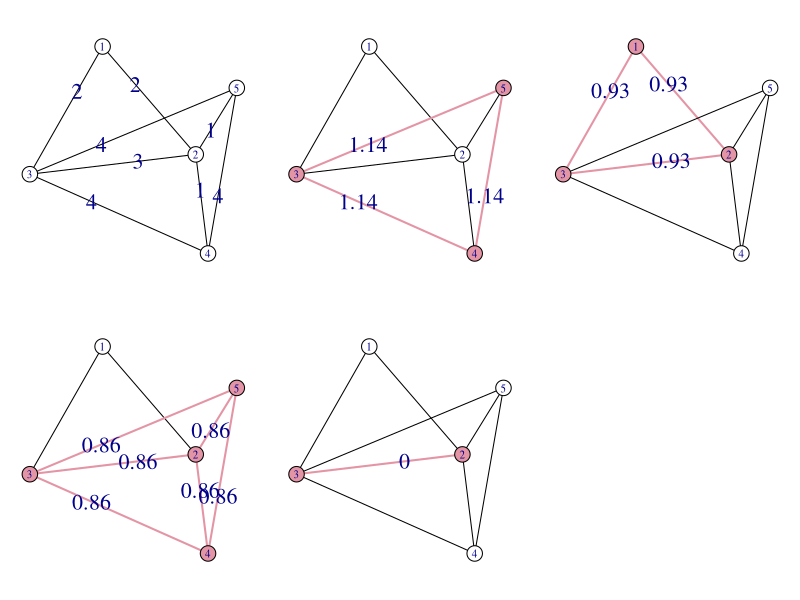

Source code (R):
library(igraph)


### Name: graphlet_basis
### Title: Graphlet decomposition of a graph
### Aliases: graphlet_basis graphlets graphlets.project graphlet_proj
###   graphlets.candidate.basis graphlet_proj

### ** Examples


## Create an example graph first
D1 <- matrix(0, 5, 5)
D2 <- matrix(0, 5, 5)
D3 <- matrix(0, 5, 5)
D1[1:3, 1:3] <- 2
D2[3:5, 3:5] <- 3
D3[2:5, 2:5] <- 1
  
g <- simplify(graph_from_adjacency_matrix(D1 + D2 + D3,
      mode="undirected", weighted=TRUE))
V(g)$color <- "white"
E(g)$label <- E(g)$weight
E(g)$label.cex <- 2
E(g)$color <- "black"
layout(matrix(1:6, nrow=2, byrow=TRUE))
co <- layout_with_kk(g)
par(mar=c(1,1,1,1))
plot(g, layout=co)

## Calculate graphlets
gl <- graphlets(g, niter=1000)

## Plot graphlets
for (i in 1:length(gl$cliques)) {
  sel <- gl$cliques[[i]]
  V(g)$color <- "white"
  V(g)[sel]$color <- "#E495A5"
  E(g)$width <- 1
  E(g)[ V(g)[sel] %--% V(g)[sel] ]$width <- 2
  E(g)$label <- ""
  E(g)[ width == 2 ]$label <- round(gl$Mu[i], 2)
  E(g)$color <- "black"
  E(g)[ width == 2 ]$color <- "#E495A5"
  plot(g, layout=co)
}
